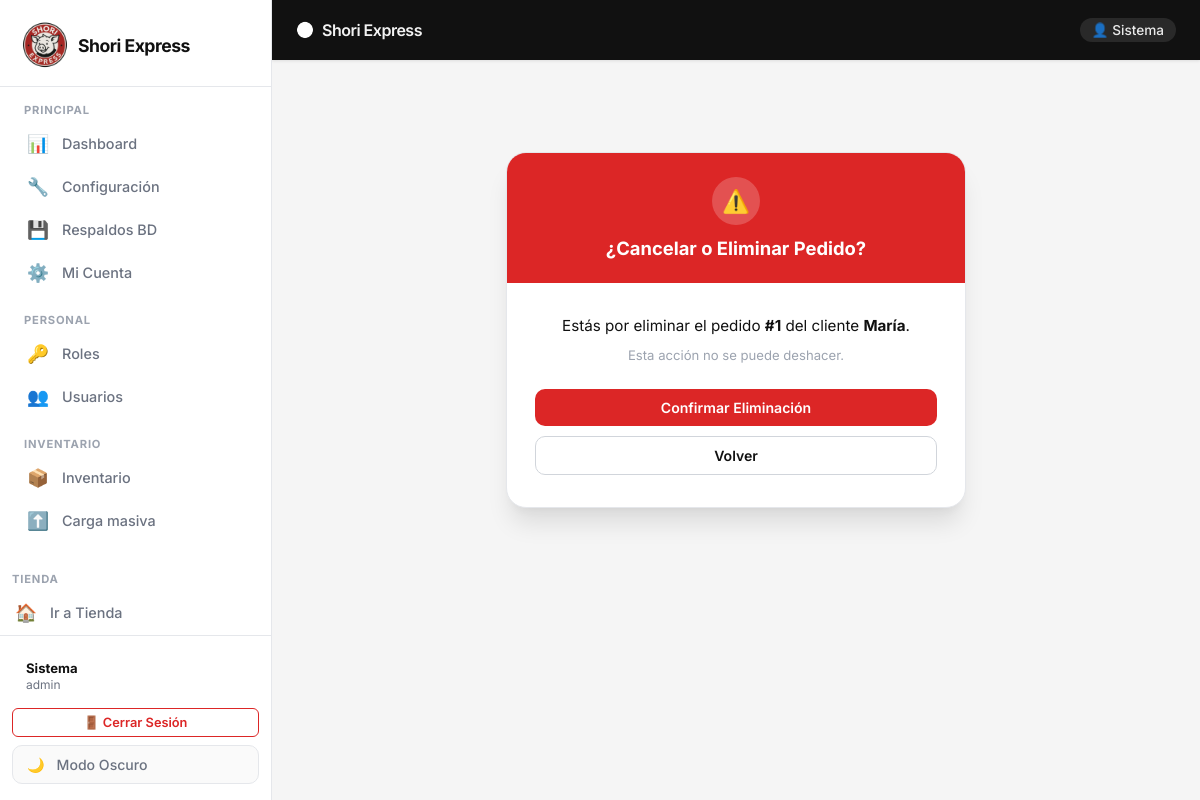
Screenshot of /pedidos/eliminar/1/ (signed in) with the database file from the repository.
### usuario/models.py (models this page shows, shortened)
class Usuario(models.Model):
    TIPO_DOC_CHOICES = [
        ('CC', 'Cédula de Ciudadanía'),
        ('TI', 'Tarjeta de Identidad'),
        ('CE', 'Cédula de Extranjería'),
        ('PEP', 'Permiso Especial de Permanencia'),
    ]
    ESTADO_CHOICES = [
        ('activo', 'Activo'),
        ('inactivo', 'Inactivo'),
    ]
    tipo_documento = models.CharField(max_length=10, choices=TIPO_DOC_CHOICES, default='CC')
    documento = models.CharField(max_length=15, unique=True)
    primer_nombre = models.CharField(max_length=40)
    apellido = models.CharField(max_length=40)
    correo = models.EmailField(max_length=100, unique=True)
    telefono = models.CharField(max_length=20, null=True, blank=True)
    direccion = models.CharField(max_length=100, blank=True)
    nombre_usuario = models.CharField(max_length=50, unique=True)
    contrasena = models.CharField(max_length=255)
    ultima_actualizacion_password = models.DateTimeField(
        auto_now_add=True,
        help_text="Fecha de última actualización de contraseña",
    )
    rol = models.ForeignKey(
        'rol.Rol',
        on_delete=models.PROTECT,
        related_name='usuarios'
    )
    puntos_acumulados = models.PositiveIntegerField(default=0)
    bonos_fidelidad = models.PositiveIntegerField(
        default=0,
        help_text="Bonos ganados (ej. compras iguales o superiores al umbral configurado)",
    )
    estado = models.CharField(max_length=10, choices=ESTADO_CHOICES, default='activo')
    fecha_registro = models.DateTimeField(auto_now_add=True)
    class Meta:
        verbose_name = "Usuario"
        verbose_name_plural = "Usuarios"
        db_table = "usuario_usuario" # Mantiene compatibilidad con tu SQL

### pedido/models.py (models this page shows, shortened)
class Pedido(models.Model):
    TIPOS_PEDIDO = [
        ('local', 'Para comer aquí'),
        ('llevar', 'Para llevar'),
        ('domicilio', 'Domicilio'),
    ]
    ESTADOS_PEDIDO = [
        ('pendiente', 'Pendiente'),
        ('preparacion', 'En Preparación'),
        ('listo', 'Listo para Entrega'),
        ('entregado', 'Entregado'),
        ('cancelado', 'Cancelado'),
    ]
    usuario = models.ForeignKey(
        Usuario,
        on_delete=models.PROTECT,
        related_name='pedidos'
    )
    fecha_pedido = models.DateTimeField(auto_now_add=True)
    tipo_pedido = models.CharField(max_length=20, choices=TIPOS_PEDIDO, default='local')
    direccion_pedido = models.CharField(max_length=255, null=True, blank=True)
    instrucciones_pedido = models.TextField(
        max_length=250,
        null=True,
        blank=True,
        help_text="Instrucciones para la preparación del pedido, por ejemplo 'sin cebolla'",
    )
    estado_pedido = models.CharField(
        max_length=20,
        choices=ESTADOS_PEDIDO,
        default='pendiente'
    )
    total_pedido = models.DecimalField(max_digits=10, decimal_places=2, default=0.00)
    usar_bonos = models.BooleanField(default=False)
    descuento_bonos = models.DecimalField(max_digits=10, decimal_places=2, default=0.00)
    fecha_entrega_estimada = models.DateTimeField(
        null=True,
        blank=True,
        help_text="Calculada al confirmar el pago (ej. hora actual + minutos de preparación)",
    )
    fecha_entrega_real = models.DateTimeField(
        null=True,
        blank=True,
        help_text="Se registra automáticamente al marcar el pedido como entregado",
    )
    class Meta:
        verbose_name = "Pedido"
        verbose_name_plural = "Pedidos"
        db_table = "pedido_pedido"

### pedido/views.py (the view, shortened to what this page needs)
# urls.py: path('eliminar/<int:id>/', views.eliminar_pedido, name='eliminar_pedido'),
@admin_shori_required
@require_http_methods(["GET", "POST"])
def eliminar_pedido(request, id):
    pedido = get_object_or_404(Pedido, pk=id)
    return render(request, 'pedido/eliminar_pedido.html', {'pedido': pedido})

### cuentas/context_processors.py (called while the page is built)
def user_context(request):
    usuario_logueado = None
    es_admin = False
    usuario_id = request.session.get('usuario_id')
    if usuario_id:
        try:
            usuario_logueado = Usuario.objects.get(pk=usuario_id)
        except Usuario.DoesNotExist:
            request.session.flush()
        else:
            nombre_rol = ''
            if usuario_logueado.rol:
                nombre_rol = usuario_logueado.rol.nombre_rol or ''
            es_admin = nombre_rol.strip().lower() in {'admin', 'administrador', 'empleado'}
    return {
        'usuario_logueado': usuario_logueado,
        'es_admin': es_admin,
    }

### cuentas/views.py (called while the page is built)
def _session_expired(request):
    last_activity = request.session.get('last_activity')
    if not last_activity:
        return False
    try:
        last = float(last_activity)
    except (TypeError, ValueError):
        return True
    return (timezone.now().timestamp() - last) > (SESSION_TIMEOUT_MINUTES * 60)

def _actualizar_actividad_sesion(request):
    request.session['last_activity'] = timezone.now().timestamp()

def _es_rol_admin(nombre_rol):
    if not nombre_rol:
        return False
    return nombre_rol.strip().lower() in ROLES_ADMIN

def _get_usuario_sesion(request):
    usuario_id = request.session.get('usuario_id')
    if usuario_id:
        try:
            return Usuario.objects.get(pk=usuario_id)
        except Usuario.DoesNotExist:
            request.session.flush()
    return None

### producto/context_processor.py (called while the page is built)
def cart_total_amount(request):
    cart = Cart(request)
    total = 0
    for key, value in cart.cart.items():
        total += float(value["precio"]) * value["cantidad"]
    return {'cart_total_amount': total, 'cart_count': len(cart.cart)}

### pedido/templates/pedido/eliminar_pedido.html (shortened to what this page needs)
    {% extends 'base.html' %}
    {% block content %}
    <div class="se-confirm-card">
        <div class="se-confirm-header">
            <div class="confirm-icon">⚠️</div>
            <h4>¿Cancelar o Eliminar Pedido?</h4>
        </div>
        <div class="se-confirm-body">
            <p>Estás por eliminar el pedido <strong>#{{ pedido.id }}</strong> del cliente <strong>{{ pedido.usuario.primer_nombre }}</strong>.</p>
            <p class="text-muted small">Esta acción no se puede deshacer.</p>
            <form method="POST">
                <div class="se-confirm-actions">
                    <button type="submit" class="se-btn se-btn-danger">Confirmar Eliminación</button>
                    <a href="{% url 'lista_pedidos' %}" class="se-btn se-btn-outline">Volver</a>
                </div>
            </form>
        </div>
    </div>
    {% endblock %}

### templates/base.html (shortened to what this page needs)
{% load static %}
<!DOCTYPE html>
<html lang="es" data-theme="light">
<head>
    <link rel="stylesheet" href="{% static 'style.css' %}">
</head>
<body>
<aside class="se-sidebar" id="sidebar">
    <div class="se-sidebar-header">
        <a class="se-sidebar-brand" href="{% url 'home' %}">
            <img src="{% static 'IMG/SHORIp.ico' %}" alt="Shori" class="sidebar-logo">
            <span style="font-weight: 700; letter-spacing: -0.5px; font-size: 1.1rem;">Shori Express</span>
        </a>
    </div>
    <nav class="se-sidebar-nav">
        <div class="se-nav-section-label">Principal</div>
        <a class="se-sidebar-link" href="{% url 'home' %}">
            <span class="se-sidebar-icon">📊</span>
            <span>Dashboard</span>
        </a>
        <a class="se-sidebar-link" href="{% url 'ver_configuracion' %}">
            <span class="se-sidebar-icon">🔧</span>
            <span>Configuración</span>
        </a>
        <a class="se-sidebar-link" href="{% url 'lista_respaldos' %}">
            <span class="se-sidebar-icon">💾</span>
            <span>Respaldos BD</span>
        </a>
        {% if request.session.usuario_id %}
        <a class="se-sidebar-link" href="{% url 'mi_cuenta' request.session.usuario_id %}">
            <span class="se-sidebar-icon">⚙️</span>
            <span>Mi Cuenta</span>
        </a>
        {% endif %}
        <div class="se-nav-section-label">Personal</div>
        <a class="se-sidebar-link" href="{% url 'lista_roles' %}">
            <span class="se-sidebar-icon">🔑</span>
            <span>Roles</span>
        </a>
        <a class="se-sidebar-link" href="{% url 'lista_usuarios' %}">
            <span class="se-sidebar-icon">👥</span>
            <span>Usuarios</span>
        </a>
        <div class="se-nav-section-label">Inventario</div>
        <a class="se-sidebar-link" href="{% url 'lista_inventario' %}">
            <span class="se-sidebar-icon">📦</span>
            <span>Inventario</span>
        </a>
        <a class="se-sidebar-link" href="{% url 'carga_masiva' %}">
            <span class="se-sidebar-icon">⬆️</span>
            <span>Carga masiva</span>
        </a>
        <a class="se-sidebar-link" href="{% url 'lista_productos' %}">
        </a>
    </nav>
    <div class="se-nav-section-label">Tienda</div>
    <a class="se-sidebar-link" href="{% url 'landing' %}">
        <span class="se-sidebar-icon">🏠</span>
        <span>Ir a Tienda</span>
    </a>
    <div class="se-sidebar-footer">
        {% if request.session.usuario_nombre %}
        <div style="padding: 8px 14px; margin-bottom: 8px; font-size: 0.82rem; color: var(--text-secondary);">
            <strong style="color: var(--text-primary);">{{ request.session.usuario_nombre }}</strong><br>
            <span style="font-size: 0.75rem;">{{ request.session.usuario_rol|default:"Usuario" }}</span>
        </div>
        <a href="{% url 'logout' %}" class="se-btn se-btn-outline-red se-btn-sm" style="width: 100%; margin-bottom: 8px;">
            🚪 Cerrar Sesión
        </a>
        {% endif %}
        <button class="theme-toggle-sidebar" onclick="toggleTheme()" id="themeBtn" title="Cambiar tema" aria-label="Cambiar tema">
            <span id="themeIcon">🌙</span>
            <span id="themeText">Modo Oscuro</span>
        </button>
    </div>
</aside>
<header class="se-topbar">
    <a class="se-topbar-brand" href="{% url 'home' %}">
        <img src="{% static 'IMG/SHORIp.ico' %}" alt="Shori" class="topbar-logo">
        <span style="font-weight: 600; font-size: 1rem; color: rgba(255,255,255,0.95);">Shori Express</span>
    </a>
    {% if request.session.usuario_nombre %}
    <span style="color: rgba(255,255,255,0.9); font-size: 0.85rem; font-weight: 500; background: rgba(255,255,255,0.1); padding: 4px 12px; border-radius: 20px;">
        👤 {{ request.session.usuario_nombre }}
    </span>
    {% endif %}
</header>
<main class="se-main">
    {% block content %}
    {% endblock %}
</main>
</body>
</html>

### templates/base.html (style rules this page uses)
.se-sidebar-brand, .se-topbar-brand { display: flex; align-items: center; gap: 8px; }
.sidebar-logo { width: 50px; height: 50px; object-fit: contain; }
.topbar-logo { width: 18px; height: 18px; object-fit: contain; filter: brightness(0) invert(1); }

### rows the page displays
Usuario: session.usuario_nombre "Sistema"
Pedido: id "1", usuario.primer_nombre "María"

### other values shown
{{ request.session.usuario_rol|default:"Usuario" }} "admin"
